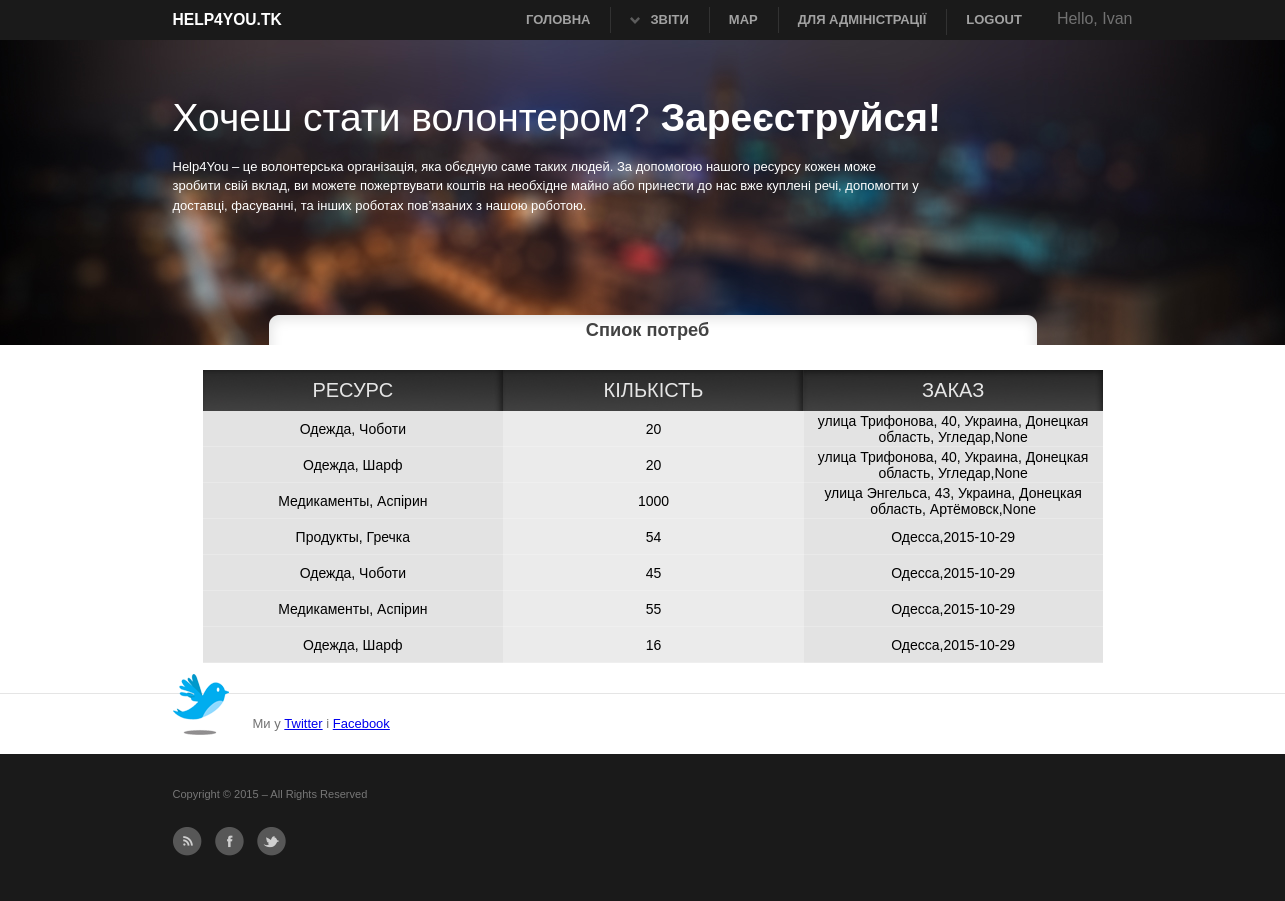
The page /need/ (signed in) on the database as committed earlier.
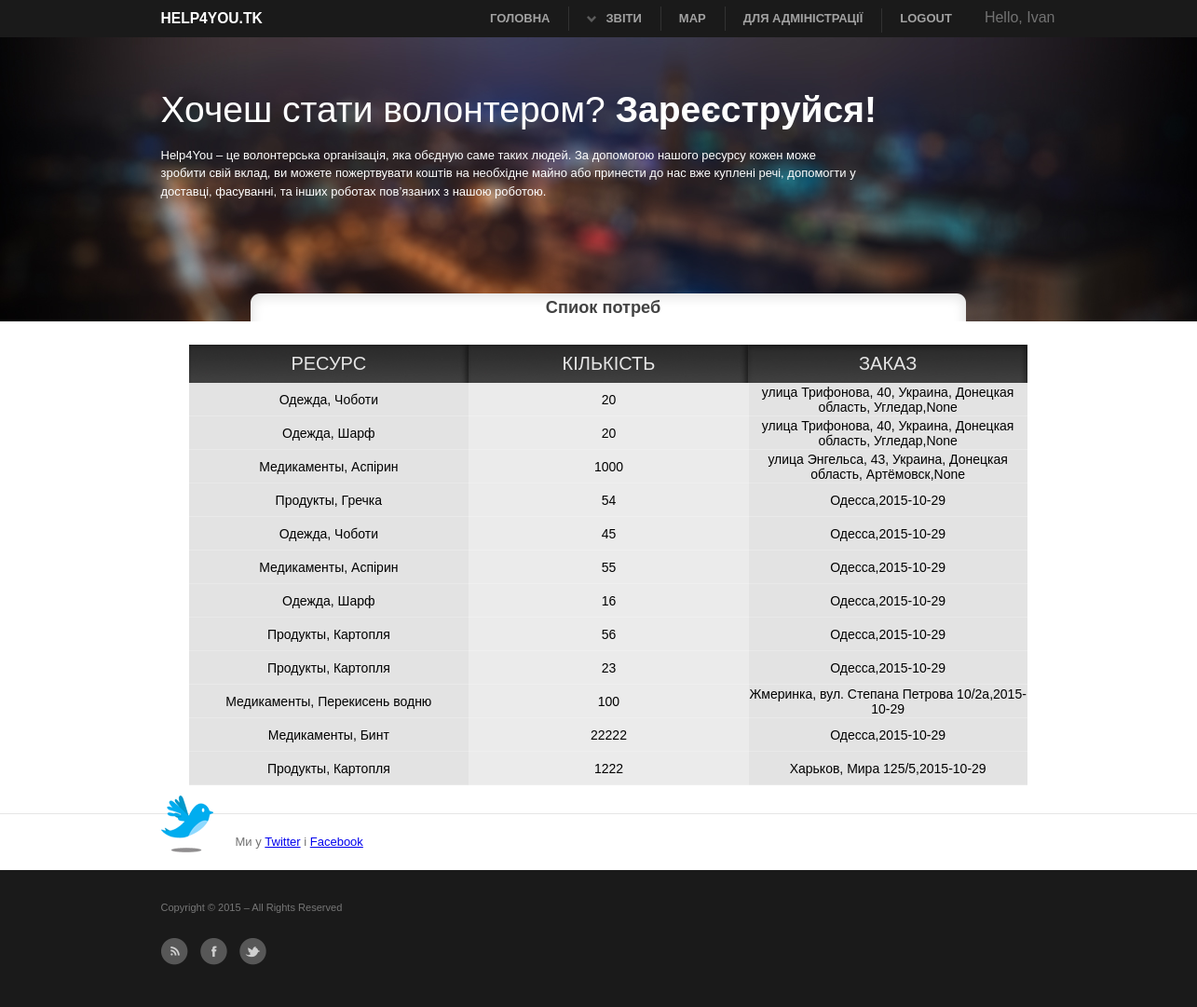
The same page on the database as committed later.
### main/models.py (models this page shows, shortened)
class Need(models.Model):
    resource = models.ForeignKey('Resource',verbose_name=u'Потрібний ресурс')
    amount = models.IntegerField(verbose_name=u'Кількість ресурсу')
    order = models.ForeignKey('Order', verbose_name=u'Замовлення', null=True)
    finished = models.BooleanField(default=False, null=False)
    priority = models.IntegerField(verbose_name=u'Пріорітет', null=True)
    date_recomended = models.DateField(verbose_name=u'Дата рекомендованої доставки', null=True)
    class Meta:
        verbose_name_plural = u'Потреба'

class Resource(models.Model):
    category_resource = models.ForeignKey('CategoryResource',verbose_name=u'Категорія ресурса')
    name = models.CharField(max_length=30,verbose_name=u'Назва ресурсу')
    unit_of_mesure = models.CharField(max_length=30,verbose_name=u'Одиниця вимірювання')
    volume_of_one_unit = models.FloatField(verbose_name=u'Об"єм однієї одиниці')
    price_one_unit = models.FloatField(verbose_name=u'Ціна однієї одиниці')
    class Meta:
        verbose_name_plural = u'Ресурси'
    def __unicode__(self):
        return u"%s, %s" % (self.category_resource.category, self.name)

class CategoryResource(models.Model):
    category = models.CharField(max_length=50, verbose_name=u'Категорія')
    class Meta:
        verbose_name_plural = u'Категорії ресурсів'

class Order(models.Model):
    point_consuming = models.ForeignKey('PointOfConsuming', verbose_name=u'Точка споживання')
    date_order = models.DateField(auto_now_add=True, null=True)
    class Meta:
        verbose_name_plural = u'Замовлення'
    def __unicode__(self):
        return "%s,%s"%(self.point_consuming.geography_point.address, self.date_order)

class PointOfConsuming(models.Model):
    user = models.OneToOneField(User, null=True, related_name='point_consuming')
    geography_point = models.OneToOneField('GeographyPoint', null=True, verbose_name=u'Географічна точка')
    fio = models.CharField(max_length=50, null = False,verbose_name=u'ПІП заказника')
    telephone = models.CharField(max_length=20, null = False, verbose_name=u'Телефон заказника')
    class Meta:
        verbose_name_plural = u'Споживач'

class GeographyPoint(models.Model):
    ROAD_CHOICE = (
        (u'Населений пункт',u'Населений пункт'),
        (u'Дорога',u'Дорога'),
    )
    x = models.FloatField()
    y = models.FloatField()
    address = models.CharField(max_length=100)
    road = models.CharField(max_length=20, verbose_name=u'Вид доріг',choices=ROAD_CHOICE, null=True)
    class Meta:
        verbose_name_plural = u'Географічні точки'

### main/views.py (the view)
# urls.py: url(r'^need/$',NeedListView.as_view(), name='list_need'),
class NeedListView(ListView):
    template_name = 'list_need.html'
    model = Need
    context_object_name = 'Needs'
    @method_decorator(staff_member_required)
    def dispatch(self, request, *args, **kwargs):
        return super(NeedListView, self).dispatch(request, *args,**kwargs)

### main/templates/list_need.html
{% extends 'base.html' %}
{% block title %}
     <h3 class="title_list">Спиок потреб</h3>
{% endblock %}
{% block content %}
 <div id="list_table">
  <table border="0">
    <tr>
        <td class="top_left">РЕСУРС</td>
        <td class="top_cen" >КІЛЬКІСТЬ</td>
        <td class="top_right" >ЗАКАЗ</td>
    </tr>
    {% for need in Needs %}
        <tr class="list_tr">
        <td class="cell"> {{ need.resource }}</td>
        <td class="cell_c">{{ need.amount }}</td>
        <td class="cell">{{ need.order }}</td>
    </tr>
    {% endfor %}
  </table>
    </div>
{% endblock %}

### main/templates/base.html (shortened to what this page needs)
{% load staticfiles %}
<!DOCTYPE html>
<html >
<head>
<link rel="stylesheet" type="text/css" href="{% static 'main.css' %}"/>
<link rel="stylesheet" type="text/css" href="{% static 'examples.css' %}" >
<link rel="stylesheet" type="text/css" href="{% static 'print.css' %}" media="print"/>
  </head>
<body>
<div  id="site">
<header class="clearFix">
  <div class="wrap"> <a id="logo" href="/">Help4You.tk</a>
    <nav>
      <div id="nav"> <strong>Navigation</strong>
        <ul>
          <li class="active"> <a href="/">ГОЛОВНА</a> </li>
          <li class="parent"> <a href="#">ЗВІТИ</a>
          </li>
          <li> <a href="#">MAP</a> </li>
          <li> <a href="/admin">ДЛЯ АДМІНІСТРАції</a> </li>
            {% if user.is_authenticated %}
                <li><p  class="infoaboutuser">Hello, {{ user.get_full_name }}</p> <a href="{% url 'logout' %}?next=/">logout</a> </li>
            {% else %}
                <li><a href="{% url 'login' %}">login</a> </li>
            {% endif %}
        </ul>
      </div>
    </nav>
  </div>
</header>
<div id="intro">
  <div class="inner">
    <div align="center" id="test1">Если изображения не видно, обновите страницу</div >
    <div class="wrap clearFix">
     <h1>Хочеш стати волонтером? <strong>Зареєструйся!</strong></h1>
      <p>Help4You – це волонтерська організація, яка обєдную саме таких людей. За допомогою нашого ресурсу кожен може зробити свій вклад, ви можете пожертвувати коштів на необхідне майно або принести до нас вже куплені речі, допомогти у доставці, фасуванні, та інших роботах пов’язаних з нашою роботою.</p>
  </div>
  </div>
</div>
<div id="content">
<div class="bl_title">{% block title %}{% endblock %}</div>
  <div class="bl_content">{% block content %}{% endblock %}</div>
  <div class="bl_bottom">{% block bottom %}{% endblock %}</div>
</div>
<div id="twitter">
  <div class="wrap clearFix"> <span class="icon"></span>
    <p>Ми у <a href="https://twitter.com/help4you_ua" target="_blank">Twitter</a> і <a href="https://www.facebook.com/tyrnir.informatikov" target="_blank">Facebook</a></p>
  </div>
</div>
<footer class="clearFix">
  <div class="wrap clearFix">
    <p class="floatRight"> Copyright &copy; 2015 <a href="#"></a> &ndash; All Rights Reserved</p>
    <p class="socialIcons"> <a href="#" class="rss">RSS</a> <a href="https://www.facebook.com/tyrnir.informatikov" target="_blank" class="facebook">Facebook</a> <a href="https://twitter.com/help4you_ua" target="_blank" class="twitter">Twitter</a> </p>
  </div>
</footer>
</div>
</body>
</html>

### main/static/print.css (style rules this page uses)
* { background:none !important; }
body { color:#000; font:normal 12px Arial,sans-serif; padding-top:0; }
p { font-size:1.0em; line-height:1.8em; margin-bottom:15px; }
a, #content a { color:#000; outline:0; text-decoration:none; border:none; }
h1, h2, h3, h4, h5 { margin:0 0 10px 0; color:#000; }
h1 { font-size:3.0em; margin-bottom:5px; font-weight:normal; }
h3 { font-size:1.2em; margin-bottom:20px; }
header a#logo { display:block; width:100%; font-size:2.2em; font-weight:bold; color:#000; text-transform:uppercase; text-align:center; text-decoration:none; }
#intro { margin-bottom:0; }
.wrap { width:100%; padding:0; }
a.more, #intro .button, header #nav, .socialIcons, #twitter, form, .buttonCentered, .noPrint { display:none; }

Rows that differ between the two databases and show on the page:
added Need: resource "Продукты, Картопля", amount "56", order "Одесса,2015-10-29"
added Need: resource "Продукты, Картопля", amount "23", order "Одесса,2015-10-29"
added Need: resource "Медикаменты, Перекисень водню", amount "100", order "Жмеринка, вул. Степана Петрова 10/2а,2015-10-29"
added Need: resource "Медикаменты, Бинт", amount "22222", order "Одесса,2015-10-29"
added Need: resource "Продукты, Картопля", amount "1222", order "Харьков, Мира 125/5,2015-10-29"
